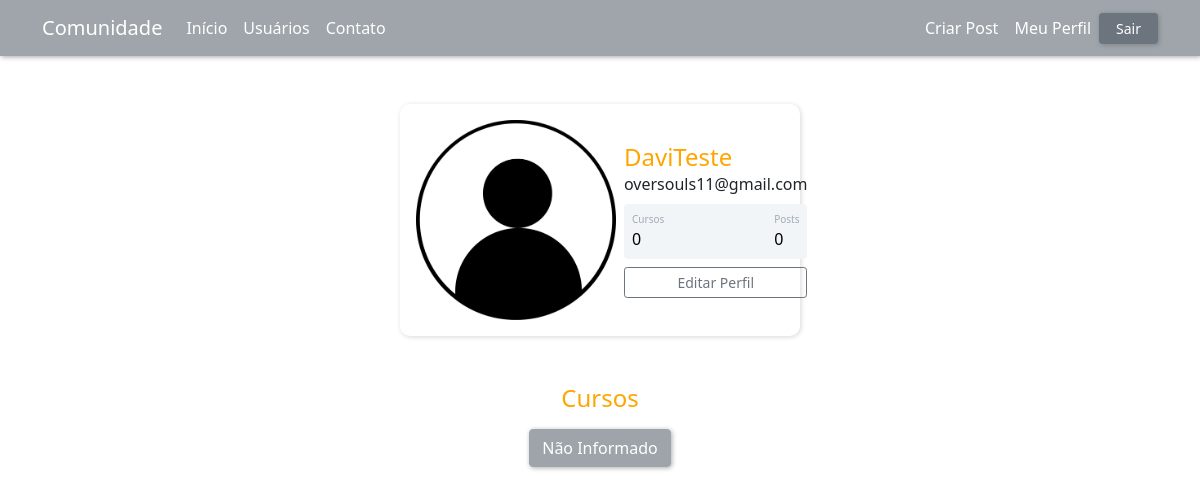
/perfil (signed in), run on an earlier commit of the app's database.
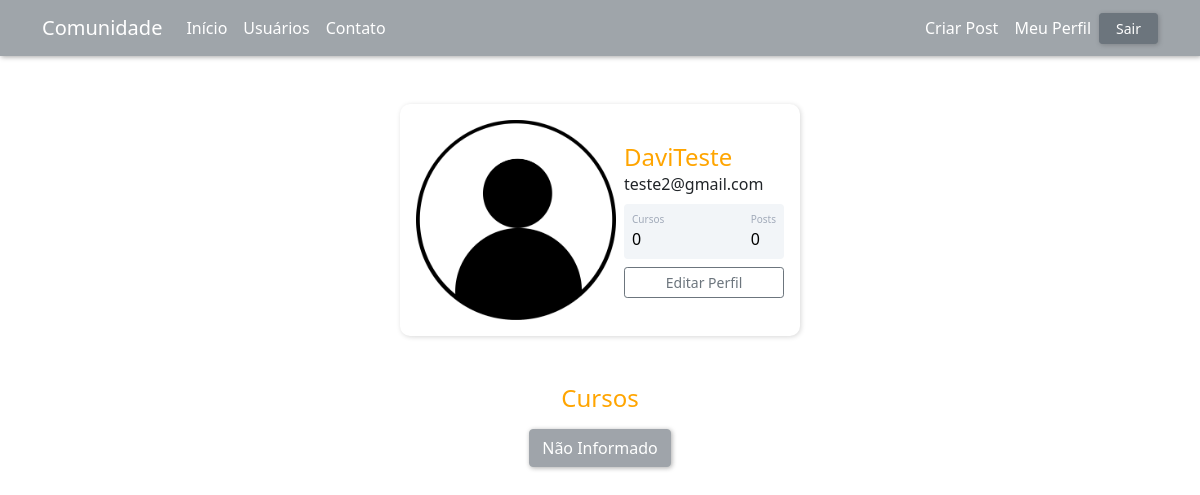
And on a later commit of the database.
### comunidade/models.py (models this page shows)
class Usuario(database.Model, UserMixin):
    id = database.Column(database.Integer, primary_key=True)
    username = database.Column(database.String, nullable=False)
    email = database.Column(database.String, nullable=False, unique=True)
    senha = database.Column(database.String, nullable=False)
    foto_perfil= database.Column(database.String, default="default.jpg")
    posts = database.relationship("Post", backref="autor", lazy=True)
    cursos = database.Column(database.String, nullable=False, default="Não Informado")
    def contar_posts(self):
        return len(self.posts)

### comunidade/routes.py (the view)
@app.route("/perfil")
@login_required
def perfil():
    foto_perfil = url_for('static', filename=f'fotos_perfil/{current_user.foto_perfil}')
    return render_template("perfil.html", foto_perfil=foto_perfil)

### comunidade/models.py (called while the page is built)
@login_manager.user_loader
def load_usuario(id_usuario) -> int:
    return Usuario.query.get(int(id_usuario))

### comunidade/templates/perfil.html (shortened to what this page needs)
{% extends "base.html" %}
{% block body %}
    <div class="container mt-5 d-flex justify-content-center">
        <div class="card p-3" style="box-shadow: 1px 1px 5px rgba(0, 0, 0, 0.158);">
            <div class="d-flex align-items-center">
                <div class="image me-2">
                    <img src="{{ foto_perfil }}"
                        class="rounded" width="200">
                </div>
                <div class="ml-3 w-100">
                    <h4 class="mb-0 mt-0" style="color: orange;">{{ current_user.username }}</h4>
                    <span>{{ current_user.email }}</span>
                    <div class="p-2 mt-2 bg-primary d-flex justify-content-between rounded text-white stats">
                        <div class="d-flex flex-column">
                            {% if "Não Informado" in current_user.cursos %}
                                <span class="articles">Cursos</span>
                                <span class="number1">0</span>
                            {% else %}
                                <span class="articles">Cursos</span>
                                <span class="number1">{{ current_user.cursos.count(";") + 1 }}</span>
                            {% endif %}
                        </div>
                        <div class="d-flex flex-column">
                            <span class="rating">Posts</span>
                            <span class="number3">{{ current_user.contar_posts() }}</span>
                        </div>
                    </div>
                    <div class="button mt-2 d-flex flex-row align-items-center">
                        <a class="w-100" href="{{ url_for('editar_perfil') }}">
                            <button class="btn btn-sm btn-outline-secondary w-100">Editar Perfil</button>
                        </a>
                    </div>
                </div>
            </div>
        </div>
    </div>
    <div class="container mt-5 d-flex justify-content-center">
        <div class="row">
            <div class="col text-center">
                <strong><h4 style="color: orange;">Cursos</h4></strong>
                <div class="btn-group d-flex flex-wrap justify-content-center">
                    {% for curso in current_user.cursos.split(";") %}
                        <button type="button" class="btn btn-secondary mt-2 mx-1" style="box-shadow: 1px 1px 5px rgba(0, 0, 0, 0.5);" disabled>{{ curso }}</button>
                    {% endfor %}
                </div>
            </div>
        </div>
    </div>
{% endblock %}

### comunidade/templates/base.html (shortened to what this page needs)
<!DOCTYPE html>
<html lang="pt-br">
<head>
    <link rel="stylesheet" href="https://cdn.jsdelivr.net/npm/bootstrap-icons@1.11.3/font/bootstrap-icons.min.css">
    <link href="https://cdn.jsdelivr.net/npm/bootstrap@5.0.2/dist/css/bootstrap.min.css" rel="stylesheet">
    <link rel="stylesheet" type="text/css" href="{{ url_for('static', filename='main.css') }}">
</head>
<body>
    {% include "navbar.html" %}
    {% block body %}
    {% endblock %}
</body>
</html>

### comunidade/templates/navbar.html (shortened to what this page needs)
<nav class="navbar navbar-expand-lg navbar-light" style="box-shadow: 1px 1px 5px rgba(0, 0, 0, 0.350); background-color: #9FA5AA;">
    <div class="container-fluid container d-flex align-items-center">
        <h5 class="mt-2"><a class="navbar-brand" href="{{ url_for('home') }}" style="color: white;">Comunidade</a></h5>
        <div class="collapse navbar-collapse" id="navbarSupportedContent">
            <ul class="navbar-nav me-auto mb-2 mb-lg-0">
                <li class="nav-item">
                    <a class="nav-link active" aria-current="page" href="{{ url_for('home') }}" style="color: white;">Início</a>
                </li>
                <li class="nav-item">
                    <a class="nav-link active" href="{{ url_for('usuarios') }}" style="color: white;">Usuários</a>
                </li>
                <li class="nav-item">
                    <a class="nav-link active" href="{{ url_for('contato') }}" style="color: white;">Contato</a>
                </li>
            </ul>
            <ul class="d-flex navbar-nav align-items-center">
                {% if current_user.is_authenticated %}
                    <li class="nav-item">
                        <a class="nav-link" href="{{ url_for('criar_post') }}" style="color: white;">Criar Post</a>
                    </li>
                    <li class="nav-item">
                        <a class="nav-link" href="{{ url_for('perfil') }}" style="color: white;">Meu Perfil</a>
                    </li>
                    <li class="nav-item">
                        <a class="nav-link btn btn-sm btn-secondary py-1 px-3" href="{{ url_for('sair') }}" style="color: white; box-shadow: 1px 1px 5px rgba(0, 0, 0, 0.205);"">Sair</a>
                    </li>
                {% endif %}
            </ul>
        </div>
    </div>
</nav>

### comunidade/static/main.css (style rules this page uses)
.card { width: 400px; border: none; border-radius: 10px; background-color: #fff; }
.stats { background: #f2f5f8 !important; color: #000 !important; }
.articles { font-size: 10px; color: #a1aab9; }
.number1 { font-weight: 500; }
.rating { font-size: 10px; color: #a1aab9; }
.number3 { font-weight: 500; }

What changed in the data, as far as the page shows it:
changed Usuario "Não Informado": email "oversouls11@gmail.com" → "teste2@gmail.com"
